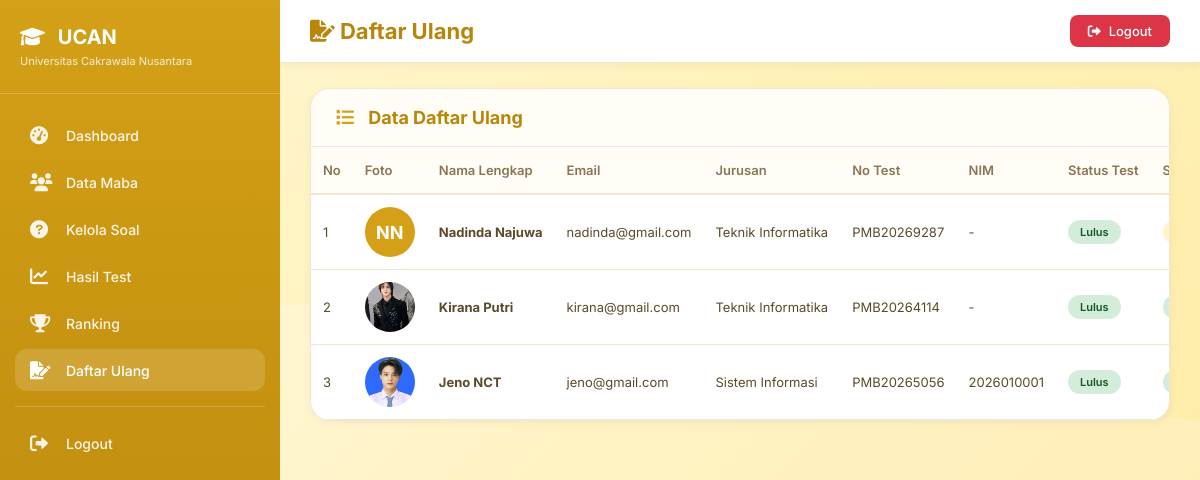
The page /pembe/admin/daftar_ulang.php (signed in) on the database its author committed.
### tables this page shows
CREATE TABLE `daftar_ulang` (
  `id` int(11) NOT NULL,
  `id_peserta` int(11) NOT NULL,
  `nama_lengkap` varchar(100) DEFAULT NULL,
  `jurusan` varchar(100) DEFAULT NULL,
  `no_telepon` varchar(20) DEFAULT NULL,
  `tanggal_lahir` date DEFAULT NULL,
  `jenis_kelamin` varchar(20) DEFAULT NULL,
  `alamat` text DEFAULT NULL,
  `email` varchar(100) DEFAULT NULL,
  `nik` varchar(20) DEFAULT NULL,
  `tempat_lahir` varchar(100) DEFAULT NULL,
  `agama` varchar(20) DEFAULT NULL,
  `nama_ayah` varchar(100) DEFAULT NULL,
  `nama_ibu` varchar(100) DEFAULT NULL,
  `pekerjaan_ayah` varchar(100) DEFAULT NULL,
  `penghasilan_ortu` varchar(50) DEFAULT NULL,
  `foto` varchar(255) DEFAULT NULL,
  `ktp` varchar(255) DEFAULT NULL,
  `nilai_test` int(11) DEFAULT NULL,
  `nim` varchar(20) DEFAULT NULL,
  `status` varchar(20) DEFAULT 'pending',
  `tanggal_daftar_ulang` datetime DEFAULT current_timestamp(),
  `created_at` timestamp NOT NULL DEFAULT current_timestamp(),
  `file_ijazah` varchar(255) DEFAULT NULL,
  `file_ktp` varchar(255) DEFAULT NULL,
  `ijazah` varchar(255) DEFAULT NULL
);

CREATE TABLE `users` (
  `id` int(11) NOT NULL,
  `email` varchar(100) DEFAULT NULL,
  `password` varchar(255) DEFAULT NULL,
  `role` varchar(20) DEFAULT NULL,
  `no_test` varchar(20) DEFAULT NULL,
  `status_test` varchar(20) DEFAULT NULL,
  `nim` varchar(20) DEFAULT NULL,
  `foto` varchar(255) DEFAULT NULL,
  `nama_lengkap` varchar(100) DEFAULT NULL,
  `no_telp` varchar(20) DEFAULT NULL,
  `alamat` text DEFAULT NULL,
  `jurusan` varchar(50) DEFAULT NULL
);

### pembe/admin/daftar_ulang.php (the view, shortened to what this page needs)
<?php
$host = 'localhost';
$dbname = 'pembe';
$user = 'root';
$pass = '';
$conn = mysqli_connect($host, $user, $pass, $dbname);
$query = "SELECT du.*,
          u.email,
          u.no_test,
          u.status_test,
          u.nim,
          u.nama_lengkap,
          u.jurusan,
          u.foto
          FROM daftar_ulang du
          LEFT JOIN users u ON du.id_peserta = u.id
          ORDER BY du.tanggal_daftar_ulang DESC";
$result = mysqli_query($conn, $query);
$daftar_ulang_list = [];
if (mysqli_num_rows($result) > 0) {
    while ($row = mysqli_fetch_assoc($result)) {
        $daftar_ulang_list[] = $row;
    }
}
function getStatusBadge($status) {
    switch(strtolower($status)) {
        case 'pending': return '<span class="badge badge-warning">Pending</span>';
        case 'selesai': return '<span class="badge badge-success">Selesai</span>';
    }
}
function getTestStatusBadge($status) {
    switch(strtolower($status)) {
        case 'lulus': return '<span class="badge badge-test-lulus">Lulus</span>';
    }
}
function getInitialsHtml($nama) {
    if (!empty($nama) && $nama != '-') {
        $words = explode(' ', $nama);
        $inisial = strtoupper(substr($words[0], 0, 1));
        if (isset($words[1])) {
            $inisial .= strtoupper(substr($words[1], 0, 1));
        }
        return '<div class="foto-profile default-foto" style="background: #D4A017; color: white; font-weight: bold; font-size: 18px; display: flex; align-items: center; justify-content: center; cursor: pointer; width: 50px; height: 50px; border-radius: 50%;" onclick="showFoto(null, \'' . htmlspecialchars($nama) . '\')">' . $inisial . '</div>';
    }
    return '<div class="foto-profile default-foto" style="display: flex; align-items: center; justify-content: center; cursor: pointer; width: 50px; height: 50px; border-radius: 50%;" onclick="showFoto(null, \'' . htmlspecialchars($nama) . '\')"><i class="fas fa-user-graduate"></i></div>';
}
function tampilkanFoto($foto, $nama = '') {
    if (!empty($foto)) {
        $paths_to_check = [
            '../uploads/' . $foto,
            'uploads/' . $foto,
            '../foto/' . $foto,
            'foto/' . $foto,
            '../' . $foto,
            $foto
        ];
        foreach ($paths_to_check as $path) {
            if (file_exists($path)) {
                return '<img src="' . htmlspecialchars($path) . '" alt="Foto" class="foto-profile" style="cursor: pointer; object-fit: cover; width: 50px; height: 50px; border-radius: 50%;" onclick="showFoto(\'' . htmlspecialchars($path) . '\', \'' . htmlspecialchars($nama) . '\')">';
            }
        }
        $test_path = 'uploads/' . $foto;
        return '<img src="' . $test_path . '" alt="Foto" class="foto-profile" style="cursor: pointer; object-fit: cover; width: 50px; height: 50px; border-radius: 50%;" onclick="showFoto(\'' . $test_path . '\', \'' . htmlspecialchars($nama) . '\')" onerror="this.onerror=null; this.parentElement.innerHTML=\'' . addslashes(getInitialsHtml($nama)) . '\'">';
    }
    return getInitialsHtml($nama);
}
?>
<!DOCTYPE html>
<html lang="id">
<head>
    <link rel="stylesheet" href="https://cdnjs.cloudflare.com/ajax/libs/font-awesome/6.0.0-beta3/css/all.min.css">
</head>
<body>
    <div class="sidebar">
        <div class="sidebar-header">
            <h3><i class="fas fa-graduation-cap"></i> UCAN</h3>
            <p>Universitas Cakrawala Nusantara</p>
        </div>
        <div class="sidebar-menu">
            <a href="dashboard.php" class="menu-item"><i class="fas fa-tachometer-alt"></i><span>Dashboard</span></a>
            <a href="maba.php" class="menu-item"><i class="fas fa-users"></i><span>Data Maba</span></a>
            <a href="soal.php" class="menu-item"><i class="fas fa-question-circle"></i><span>Kelola Soal</span></a>
            <a href="hasil.php" class="menu-item"><i class="fas fa-chart-line"></i><span>Hasil Test</span></a>
            <a href="ranking.php" class="menu-item"><i class="fas fa-trophy"></i><span>Ranking</span></a>
            <a href="daftar_ulang.php" class="menu-item active"><i class="fas fa-file-signature"></i><span>Daftar Ulang</span></a>
            <div class="menu-divider"></div>
            <a href="logout.php" class="menu-item"><i class="fas fa-sign-out-alt"></i><span>Logout</span></a>
        </div>
    </div>
    <div class="main-content">
        <div class="top-header">
            <div class="page-title">
                <h2><i class="fas fa-file-signature"></i> Daftar Ulang</h2>
            </div>
            <a href="logout.php" class="logout-btn">
                <i class="fas fa-sign-out-alt"></i> Logout
            </a>
        </div>
        <div class="container">
            <div class="card">
                <div class="card-header">
                    <h3><i class="fas fa-list"></i> Data Daftar Ulang</h3>
                </div>
                <?php if (count($daftar_ulang_list) > 0): ?>
                <div style="overflow-x: auto;">
                    <table class="data-table">
                        <thead>
                            <tr>
                                <th>No</th>
                                <th>Foto</th>
                                <th>Nama Lengkap</th>
                                <th>Email</th>
                                <th>Jurusan</th>
                                <th>No Test</th>
                                <th>NIM</th>
                                <th>Status Test</th>
                                <th>Status</th>
                            </tr>
                        </thead>
                        <tbody>
                            <?php $no = 1; foreach ($daftar_ulang_list as $du): ?>
                            <tr>
                                <td><?php echo $no++; ?></td>
                                <td><?php echo tampilkanFoto($du['foto'] ?? '', $du['nama_lengkap'] ?? ''); ?></td>
                                <td><strong><?php echo htmlspecialchars($du['nama_lengkap'] ?? '-'); ?></strong></td>
                                <td><?php echo htmlspecialchars($du['email'] ?? '-'); ?></td>
                                <td><?php echo htmlspecialchars($du['jurusan'] ?? '-'); ?></td>
                                <td><?php echo htmlspecialchars($du['no_test'] ?? '-'); ?></td>
                                <td><?php echo htmlspecialchars($du['nim'] ?? '-'); ?></td>
                                <td><?php echo getTestStatusBadge($du['status_test'] ?? 'proses'); ?></td>
                                <td><?php echo getStatusBadge($du['status'] ?? 'pending'); ?></td>
                                 </div>
                                <td><?php echo date('d/m/Y H:i', strtotime($du['tanggal_daftar_ulang'])); ?></div>
                                <td>
                                 </div>
                            </tr>
                            <?php endforeach; ?>
                <?php endif; ?>
</body>
</html>

### pembe/admin/daftar_ulang.php (style rules this page uses)
* { margin: 0; padding: 0; box-sizing: border-box; }
body { font-family: 'Inter', sans-serif; background: linear-gradient(135deg, #FFF9E6 0%, #FFF3C4 50%, #FFECB3 100%); min-height: 100vh; position: relative; }
body::before { content: ''; position: absolute; top: 0; left: 0; right: 0; bottom: 0; background-size: cover; pointer-events: none; }
.sidebar { position: fixed; left: 0; top: 0; width: 280px; height: 100vh; background: linear-gradient(180deg, #D4A017 0%, #B8860B 100%); color: white; overflow-y: auto; z-index: 100; }
.sidebar-header { padding: 25px 20px; border-bottom: 1px solid rgba(255,255,255,0.2); margin-bottom: 20px; }
.sidebar-header h3 { font-size: 20px; font-weight: 700; margin-bottom: 5px; }
.sidebar-header h3 i { margin-right: 8px; }
.sidebar-header p { font-size: 11px; opacity: 0.8; }
.sidebar-menu { padding: 0 15px; }
.menu-item { display: flex; align-items: center; gap: 12px; padding: 12px 15px; margin: 5px 0; border-radius: 12px; color: rgba(255,255,255,0.9); text-decoration: none; transition: all 0.3s; }
.menu-item i { width: 24px; font-size: 18px; }
.menu-item span { font-size: 14px; font-weight: 500; }
.menu-item:hover, .menu-item.active { background: rgba(255,255,255,0.15); color: white; }
.menu-divider { height: 1px; background: rgba(255,255,255,0.2); margin: 15px 0; }
.main-content { margin-left: 280px; min-height: 100vh; position: relative; z-index: 1; }
.top-header { background: white; padding: 15px 30px; display: flex; justify-content: space-between; align-items: center; box-shadow: 0 2px 10px rgba(0,0,0,0.05); position: sticky; top: 0; z-index: 99; border-bottom: 1px solid #F0E6D2; }
.page-title h2 { font-size: 22px; font-weight: 700; color: #B8860B; }
.logout-btn { background: #dc3545; color: white; padding: 8px 18px; border-radius: 8px; text-decoration: none; font-size: 13px; font-weight: 500; transition: all 0.3s; display: inline-flex; align-items: center; gap: 8px; }
.container { padding: 25px 30px; }
.card { background: white; border-radius: 20px; box-shadow: 0 2px 10px rgba(0,0,0,0.05); margin-bottom: 30px; overflow: hidden; border: 1px solid #F0E6D2; }
.card-header { padding: 18px 25px; border-bottom: 1px solid #F0E6D2; display: flex; justify-content: space-between; align-items: center; flex-wrap: wrap; gap: 10px; background: #FFFDF5; }
.card-header h3 { font-size: 18px; font-weight: 700; color: #B8860B; }
.card-header h3 i { margin-right: 10px; color: #D4A017; }
.data-table { width: 100%; border-collapse: collapse; }
.data-table th { text-align: left; padding: 15px 12px; background: #FFFDF5; font-weight: 600; font-size: 13px; color: #8B7355; border-bottom: 2px solid #F0E6D2; white-space: nowrap; }
.data-table td { padding: 12px; font-size: 13px; border-bottom: 1px solid #F0E6D2; vertical-align: middle; color: #5a4a2a; }
.foto-profile { width: 50px; height: 50px; border-radius: 50%; object-fit: cover; background: #F0E6D2; display: flex; align-items: center; justify-content: center; font-size: 20px; color: #B8860B; cursor: pointer; transition: transform 0.2s; }
.default-foto { background: #FEF3C7; }
.badge { display: inline-block; padding: 5px 12px; border-radius: 20px; font-size: 11px; font-weight: 600; }
.badge-success { background: #d4edda; color: #155724; }
.badge-warning { background: #fff3cd; color: #856404; }
.badge-test-lulus { background: #d4edda; color: #155724; }
@media (max-width: 1200px) { .data-table { display: block; overflow-x: auto; white-space: nowrap; } }

### rows shown on the page
daftar_ulang: users.nama_lengkap "NN", users.nama_lengkap "Nadinda Najuwa", users.email "nadinda@gmail.com", users.jurusan "Teknik Informatika", users.no_test "PMB20269287", users.nim "-"
daftar_ulang: users.foto (picture), users.nama_lengkap "Kirana Putri", users.email "kirana@gmail.com", users.jurusan "Teknik Informatika", users.no_test "PMB20264114", users.nim "-"
daftar_ulang: users.foto (picture), users.nama_lengkap "Jeno NCT", users.email "jeno@gmail.com", users.jurusan "Sistem Informasi", users.no_test "PMB20265056", users.nim "2026010001"
